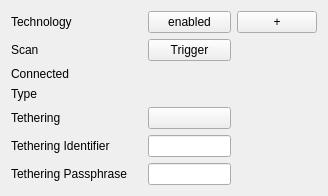
<?xml version="1.0" encoding="UTF-8"?>
<ui version="4.0">
 <class>TechnologyEntry</class>
 <widget class="QWidget" name="TechnologyEntry">
  <property name="geometry">
   <rect>
    <x>0</x>
    <y>0</y>
    <width>328</width>
    <height>182</height>
   </rect>
  </property>
  <property name="windowTitle">
   <string>Form</string>
  </property>
  <layout class="QHBoxLayout" name="horizontalLayout">
   <item>
    <layout class="QGridLayout" name="gridLayout">
     <item row="0" column="0">
      <widget class="QLabel" name="la_Name">
       <property name="text">
        <string>Technology</string>
       </property>
      </widget>
     </item>
     <item row="0" column="2">
      <widget class="QPushButton" name="pb_Powered">
       <property name="text">
        <string>enabled</string>
       </property>
      </widget>
     </item>
     <item row="1" column="2">
      <widget class="QPushButton" name="pb_Scan">
       <property name="text">
        <string>Trigger</string>
       </property>
      </widget>
     </item>
     <item row="0" column="1">
      <spacer name="horizontalSpacer">
       <property name="orientation">
        <enum>Qt::Horizontal</enum>
       </property>
       <property name="sizeHint" stdset="0">
        <size>
         <width>40</width>
         <height>20</height>
        </size>
       </property>
      </spacer>
     </item>
     <item row="0" column="3">
      <widget class="QPushButton" name="pb_ToggleVisible">
       <property name="sizePolicy">
        <sizepolicy hsizetype="Minimum" vsizetype="Minimum">
         <horstretch>0</horstretch>
         <verstretch>0</verstretch>
        </sizepolicy>
       </property>
       <property name="text">
        <string>+</string>
       </property>
      </widget>
     </item>
     <item row="1" column="0">
      <widget class="QLabel" name="label1">
       <property name="text">
        <string>Scan</string>
       </property>
      </widget>
     </item>
     <item row="2" column="2">
      <widget class="QLabel" name="la_Connected">
       <property name="text">
        <string/>
       </property>
      </widget>
     </item>
     <item row="3" column="0">
      <widget class="QLabel" name="label3">
       <property name="text">
        <string>Type</string>
       </property>
      </widget>
     </item>
     <item row="4" column="0">
      <widget class="QLabel" name="label4">
       <property name="text">
        <string>Tethering</string>
       </property>
      </widget>
     </item>
     <item row="3" column="2">
      <widget class="QLabel" name="la_Type">
       <property name="text">
        <string/>
       </property>
      </widget>
     </item>
     <item row="4" column="2">
      <widget class="QPushButton" name="pb_Tethering">
       <property name="text">
        <string/>
       </property>
      </widget>
     </item>
     <item row="5" column="2">
      <widget class="QLineEdit" name="le_TetheringIdentifier"/>
     </item>
     <item row="6" column="0">
      <widget class="QLabel" name="label6">
       <property name="text">
        <string>Tethering Passphrase</string>
       </property>
      </widget>
     </item>
     <item row="6" column="2">
      <widget class="QLineEdit" name="le_TetheringPassphrase"/>
     </item>
     <item row="2" column="0">
      <widget class="QLabel" name="label2">
       <property name="text">
        <string>Connected</string>
       </property>
      </widget>
     </item>
     <item row="5" column="0">
      <widget class="QLabel" name="label5">
       <property name="text">
        <string>Tethering Identifier</string>
       </property>
      </widget>
     </item>
    </layout>
   </item>
  </layout>
 </widget>
 <resources/>
 <connections/>
</ui>
